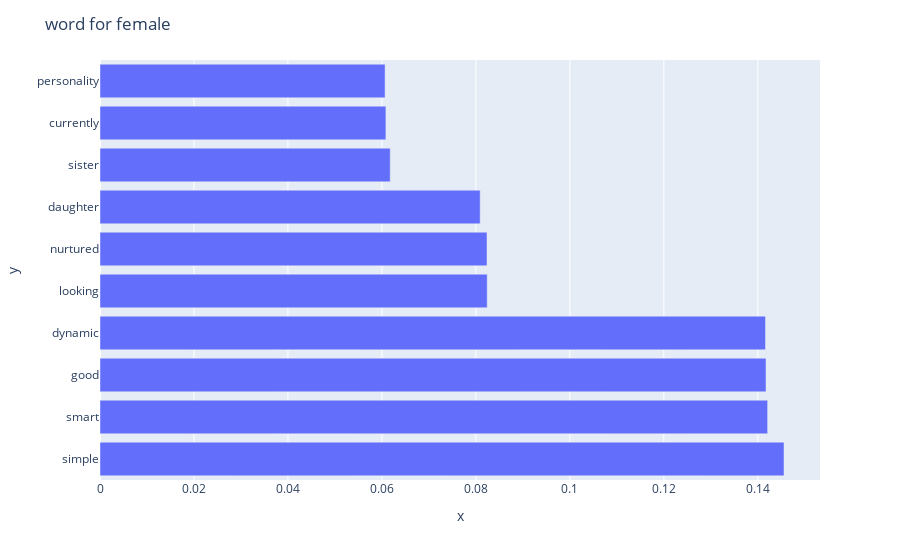

Here is the notebook cell this chart was saved with:
### Code cell
fig = px.bar(
    x=d['freq_rel'],
    y=d.word,
    orientation='h')
fig.update_layout(title="word for female")
fig.show()

### Figure 1 — Plotly figure (JSON) as saved in the notebook; plotly's stock layout.template omitted (floating-point values rounded to 4 significant figures)
{"data": [{"alignmentgroup": "True", "hovertemplate": "x=%{x}<br>y=%{y}<extra></extra>", "legendgroup": "", "marker": {"color": "#636efa", "pattern": {"shape": ""}}, "name": "", "offsetgroup": "", "orientation": "h", "showlegend": false, "textposition": "auto", "type": "bar", "x": [0.1456, 0.1421, 0.1417, 0.1416, 0.08241, 0.08236, 0.08091, 0.06176, 0.06085, 0.06067], "xaxis": "x", "y": ["simple", "smart", "good", "dynamic", "looking", "nurtured", "daughter", "sister", "currently", "personality"], "yaxis": "y"}], "layout": {"barmode": "relative", "legend": {"tracegroupgap": 0}, "margin": {"t": 60}, "title": {"text": "word for female"}, "xaxis": {"anchor": "y", "domain": [0, 1], "title": {"text": "x"}}, "yaxis": {"anchor": "x", "domain": [0, 1], "title": {"text": "y"}}}}
